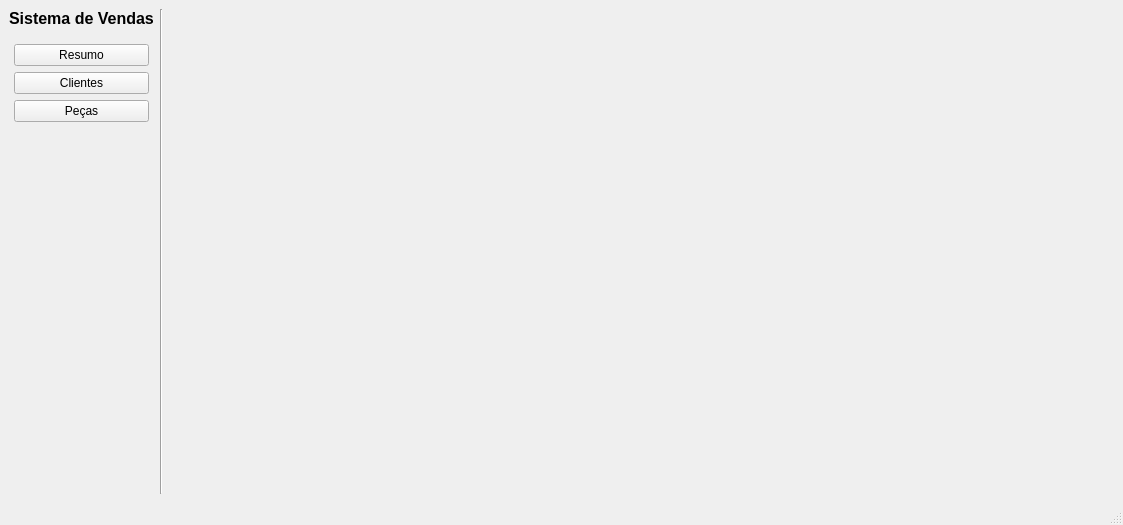
<?xml version="1.0" encoding="UTF-8"?>
<ui version="4.0">
 <class>MainWindow</class>
 <widget class="QMainWindow" name="MainWindow">
  <property name="geometry">
   <rect>
    <x>0</x>
    <y>0</y>
    <width>1123</width>
    <height>525</height>
   </rect>
  </property>
  <property name="windowTitle">
   <string>Sistema de Vendas - SENAC 2021</string>
  </property>
  <widget class="QWidget" name="centralwidget">
   <layout class="QHBoxLayout" name="horizontalLayout">
    <property name="leftMargin">
     <number>9</number>
    </property>
    <item>
     <layout class="QVBoxLayout" name="verticalLayout">
      <item>
       <widget class="QLabel" name="label_2">
        <property name="font">
         <font>
          <pointsize>12</pointsize>
          <bold>true</bold>
         </font>
        </property>
        <property name="text">
         <string>Sistema de Vendas</string>
        </property>
       </widget>
      </item>
      <item>
       <layout class="QVBoxLayout" name="verticalLayout_2">
        <property name="leftMargin">
         <number>5</number>
        </property>
        <property name="topMargin">
         <number>10</number>
        </property>
        <property name="rightMargin">
         <number>5</number>
        </property>
        <item>
         <widget class="QPushButton" name="resumo_btn">
          <property name="text">
           <string>Resumo</string>
          </property>
          <property name="icon">
           <iconset>
            <normaloff>../icons/home.png</normaloff>../icons/home.png</iconset>
          </property>
         </widget>
        </item>
        <item>
         <widget class="QPushButton" name="clientes_btn">
          <property name="text">
           <string>Clientes</string>
          </property>
          <property name="icon">
           <iconset>
            <normaloff>../icons/clientes.png</normaloff>../icons/clientes.png</iconset>
          </property>
         </widget>
        </item>
        <item>
         <widget class="QPushButton" name="pecas_btn">
          <property name="text">
           <string>Peças</string>
          </property>
          <property name="icon">
           <iconset>
            <normaloff>../icons/pecas.png</normaloff>../icons/pecas.png</iconset>
          </property>
         </widget>
        </item>
        <item>
         <spacer name="verticalSpacer">
          <property name="orientation">
           <enum>Qt::Vertical</enum>
          </property>
          <property name="sizeHint" stdset="0">
           <size>
            <width>20</width>
            <height>40</height>
           </size>
          </property>
         </spacer>
        </item>
       </layout>
      </item>
     </layout>
    </item>
    <item>
     <widget class="Line" name="line">
      <property name="orientation">
       <enum>Qt::Vertical</enum>
      </property>
     </widget>
    </item>
    <item>
     <widget class="QStackedWidget" name="painel_principal"/>
    </item>
   </layout>
  </widget>
  <widget class="QMenuBar" name="menubar">
   <property name="geometry">
    <rect>
     <x>0</x>
     <y>0</y>
     <width>1123</width>
     <height>23</height>
    </rect>
   </property>
  </widget>
  <widget class="QStatusBar" name="statusbar"/>
 </widget>
 <resources/>
 <connections/>
</ui>
